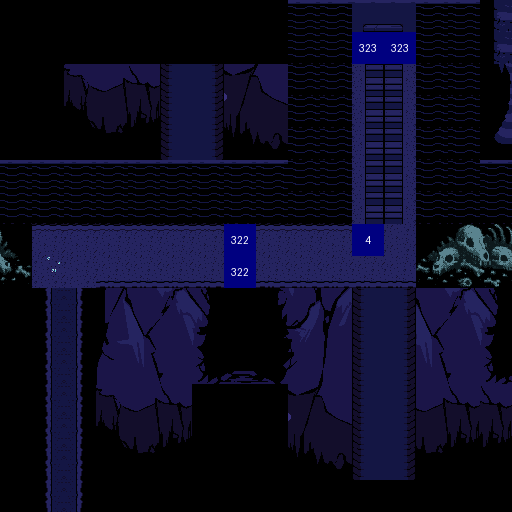

Tiled map render using the project's own tile images. Description and the whole map definition, tile-layer contents included, below:
An orthogonal 16x16 tile map with 32x32 px tiles, 4 tile layers (decor, colliders, actions, characters), 2 tilesets.

<map version="1.10" tiledversion="1.11.2" orientation="orthogonal" renderorder="right-down" width="16" height="16" tilewidth="32" tileheight="32" infinite="0" nextlayerid="5" nextobjectid="1">
 <tileset firstgid="1" source="../tilesets/underground02.tsx" />
 <tileset firstgid="257" source="../tilesets/blue-labels.tsx" />
 <layer id="1" name="decor" width="16" height="16">
  <data encoding="csv">
0,0,0,0,0,0,0,0,0,32,0,0,0,0,32,90,
0,0,0,0,0,0,0,0,0,33,0,26,28,0,33,90,
0,0,101,107,113,9,6,137,143,33,0,23,22,0,33,92,
0,0,102,108,114,9,6,138,144,33,0,23,22,0,33,93,
0,0,103,109,115,9,6,139,145,33,0,23,22,0,33,94,
32,32,32,32,32,32,32,32,32,33,0,23,22,0,33,32,
0,0,0,0,0,0,0,0,0,0,0,23,22,0,33,33,
0,2,2,2,2,2,2,2,2,2,2,1,1,0,198,196,
0,4,1,3,3,3,3,3,3,3,3,3,3,0,199,197,
0,13,16,0,0,0,0,0,0,0,0,0,0,0,110,116,
0,13,16,0,105,111,117,123,129,135,141,9,6,105,111,117,
0,13,16,0,106,112,118,124,130,136,142,9,6,106,112,118,
0,13,16,0,107,113,0,0,0,137,143,9,6,107,113,113,
0,13,16,0,108,114,0,0,0,138,144,9,6,108,114,114,
0,13,16,0,109,115,0,0,0,139,145,9,6,109,115,115,
0,13,16,0,0,0,0,0,0,0,0,0,0,0,0,0
</data>
 </layer>
 <layer id="3" name="colliders" width="16" height="16">
  <data encoding="csv">
0,0,0,0,0,0,0,0,0,0,32,25,27,32,0,0,
0,0,0,0,0,0,0,0,0,0,33,0,0,33,0,0,
0,0,0,0,0,0,0,0,0,0,33,0,0,33,0,0,
0,0,0,0,0,0,0,0,0,0,33,0,0,33,0,0,
0,0,0,0,0,0,0,0,0,0,33,0,0,33,0,0,
0,0,0,0,0,0,0,0,0,0,33,0,0,33,0,0,
33,33,33,33,33,33,33,33,33,33,33,0,0,33,0,0,
194,0,0,0,0,0,0,0,0,0,0,0,0,200,0,0,
195,0,0,0,0,0,0,0,0,0,0,0,0,201,0,0,
203,0,0,98,104,110,116,122,128,134,140,9,6,104,0,0,
203,0,0,99,0,0,0,0,0,0,0,0,0,0,0,0,
203,0,0,100,0,0,0,0,0,0,0,0,0,0,0,0,
203,0,0,101,0,0,0,0,0,0,0,0,0,0,0,0,
203,0,0,102,0,0,0,0,0,0,0,0,0,0,0,0,
203,0,0,103,0,0,0,0,0,0,0,0,0,0,0,0,
203,0,0,203,0,0,0,0,0,0,0,0,0,0,0,0
</data>
 </layer>
 <layer id="4" name="actions" width="16" height="16">
  <data encoding="csv">
0,0,0,0,0,0,0,0,0,0,0,0,0,0,0,0,
0,0,0,0,0,0,0,0,0,0,0,579,579,0,0,0,
0,0,0,0,0,0,0,0,0,0,0,0,0,0,0,0,
0,0,0,0,0,0,0,0,0,0,0,0,0,0,0,0,
0,0,0,0,0,0,0,0,0,0,0,0,0,0,0,0,
0,0,0,0,0,0,0,0,0,0,0,0,0,0,0,0,
0,0,0,0,0,0,0,0,0,0,0,0,0,0,0,0,
0,0,0,0,0,0,0,578,0,0,0,0,0,0,0,0,
0,0,0,0,0,0,0,578,0,0,0,0,0,0,0,0,
0,0,0,0,0,0,0,0,0,0,0,0,0,0,0,0,
0,0,0,0,0,0,0,0,0,0,0,0,0,0,0,0,
0,0,0,0,0,0,0,0,0,0,0,0,0,0,0,0,
0,0,0,0,0,0,0,0,0,0,0,0,0,0,0,0,
0,0,0,0,0,0,0,0,0,0,0,0,0,0,0,0,
0,0,0,0,0,0,0,0,0,0,0,0,0,0,0,0,
0,0,0,0,0,0,0,0,0,0,0,0,0,0,0,0
</data>
 </layer>
 <layer id="2" name="characters" width="16" height="16">
  <data encoding="csv">
0,0,0,0,0,0,0,0,0,0,0,0,0,0,0,0,
0,0,0,0,0,0,0,0,0,0,0,0,0,0,0,0,
0,0,0,0,0,0,0,0,0,0,0,0,0,0,0,0,
0,0,0,0,0,0,0,0,0,0,0,0,0,0,0,0,
0,0,0,0,0,0,0,0,0,0,0,0,0,0,0,0,
0,0,0,0,0,0,0,0,0,0,0,0,0,0,0,0,
0,0,0,0,0,0,0,0,0,0,0,0,0,0,0,0,
0,0,0,0,0,0,0,0,0,0,0,260,0,0,0,0,
0,0,0,0,0,0,0,0,0,0,0,0,0,0,0,0,
0,0,0,0,0,0,0,0,0,0,0,0,0,0,0,0,
0,0,0,0,0,0,0,0,0,0,0,0,0,0,0,0,
0,0,0,0,0,0,0,0,0,0,0,0,0,0,0,0,
0,0,0,0,0,0,0,0,0,0,0,0,0,0,0,0,
0,0,0,0,0,0,0,0,0,0,0,0,0,0,0,0,
0,0,0,0,0,0,0,0,0,0,0,0,0,0,0,0,
0,0,0,0,0,0,0,0,0,0,0,0,0,0,0,0
</data>
 </layer>
</map>
